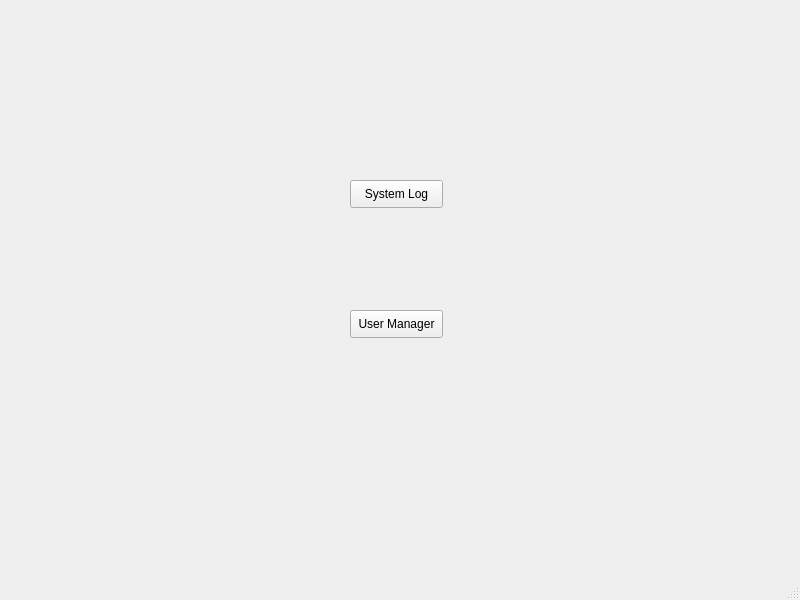
<?xml version="1.0" encoding="UTF-8"?>
<ui version="4.0">
 <class>MainWindow</class>
 <widget class="QMainWindow" name="MainWindow">
  <property name="geometry">
   <rect>
    <x>0</x>
    <y>0</y>
    <width>800</width>
    <height>600</height>
   </rect>
  </property>
  <property name="windowTitle">
   <string>MainWindow</string>
  </property>
  <widget class="QWidget" name="centralwidget">
   <widget class="QPushButton" name="btn1">
    <property name="geometry">
     <rect>
      <x>350</x>
      <y>180</y>
      <width>93</width>
      <height>28</height>
     </rect>
    </property>
    <property name="text">
     <string>System Log</string>
    </property>
   </widget>
   <widget class="QPushButton" name="btn2">
    <property name="geometry">
     <rect>
      <x>350</x>
      <y>310</y>
      <width>93</width>
      <height>28</height>
     </rect>
    </property>
    <property name="text">
     <string>User Manager</string>
    </property>
   </widget>
  </widget>
  <widget class="QMenuBar" name="menubar">
   <property name="geometry">
    <rect>
     <x>0</x>
     <y>0</y>
     <width>800</width>
     <height>26</height>
    </rect>
   </property>
  </widget>
  <widget class="QStatusBar" name="statusbar"/>
 </widget>
 <resources/>
 <connections/>
</ui>
